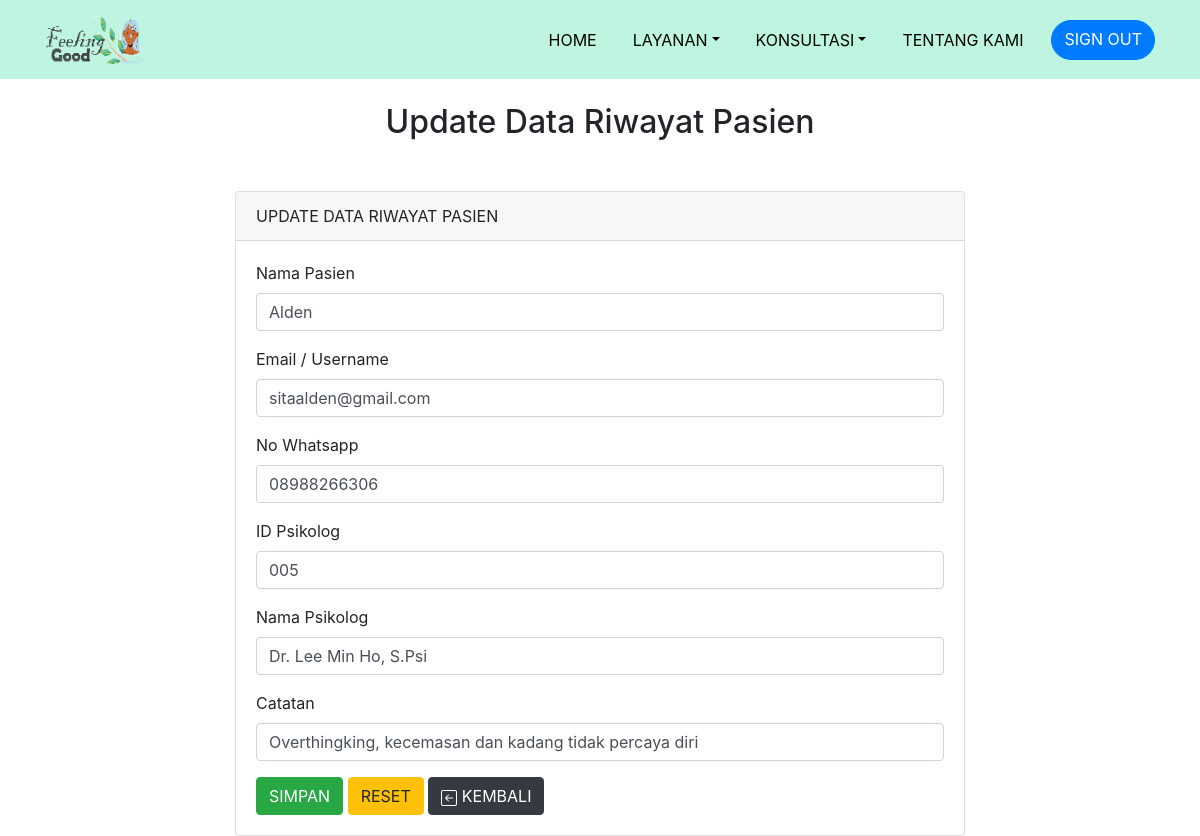
Page /edit_riwayatpasien.php?id=1 on the committed database.
### tables this page shows
CREATE TABLE `pasien` (
  `id_pasien` int(20) NOT NULL,
  `nama_pasien` varchar(20) NOT NULL,
  `username` varchar(30) NOT NULL,
  `no_wa` varchar(15) NOT NULL,
  `id_psikolog` varchar(20) NOT NULL,
  `nama_psikolog` varchar(30) NOT NULL,
  `catatan` text NOT NULL
);

### edit_riwayatpasien.php (the view, shortened to what this page needs)
<?php
include('koneksi.php');
$id = $_GET['id'];
$query = "SELECT * FROM pasien WHERE id_pasien = $id LIMIT 1";
$result = mysqli_query($connection, $query);
$row = mysqli_fetch_array($result) or die (mysqli_error($connection));
?>
<!doctype html>
<html lang="en">
  <head>
    <head>
    <link rel="stylesheet" href="https://stackpath.bootstrapcdn.com/bootstrap/4.4.1/css/bootstrap.min.css">
    <link rel="stylesheet" href="//cdn.datatables.net/1.10.20/css/jquery.dataTables.min.css">
    <link rel="stylesheet" href="style/style.css">
  </head>
  <body>
    <nav class="navbar navbar-expand-lg navbar-light" style="background-color:rgb(189, 245, 225);">
      <div class="container">
        <a class="navbar-brand" href="#"><img src="gambar/logo3.png" alt="FeelingGood" width="100" height="50" class="d-inline-block align-text-top"></a>
       <div class="collapse navbar-collapse justify-content-end" id="navbarNavAltMarkup">
          <div class="navbar-nav ml-auto">
            <a class="nav- item nav-link active" aria-current="page" href="http://localhost/feelingood/img-ngobar/img/home.php">Home</a>
            <li class="nav-item dropdown">
              <a class="nav-link dropdown-toggle" data-bs-toggle="dropdown" href="#" role="button" aria-expanded="false">Layanan</a>
            </li>
            <li class="nav-item dropdown">
              <a class="nav-link dropdown-toggle" data-bs-toggle="dropdown" href="#" role="button" aria-expanded="false">Konsultasi</a>
            </li>
            <a class="nav- item nav-link" href="tentangkami.html">Tentang Kami</a>
            <a class="btn btn-primary tombol" href="http://localhost/feelingood/img-ngobar/img/login.php">Sign Out</a>
          </div>
        </div>
      </div>
    </nav>
    <br>
    <h2 align="center"> Update Data Riwayat Pasien </h2>
    <div class="container" style="margin-top: 50px">
      <div class="row">
        <div class="col-md-8 offset-md-2">
          <div class="card">
            <div class="card-header">
              UPDATE DATA RIWAYAT PASIEN
            </div>
            <div class="card-body">
              <form action="update_riwayatpasien.php" method="POST">
                <div class="form-group">
                  <label>Nama Pasien</label>
                  <input type="text" name="nama_pasien" value="<?php echo $row['nama_pasien'] ?>" class="form-control">
                </div>
                <div class="form-group">
                  <label>Email / Username</label>
                  <input type="text" name="username" value="<?php echo $row['username'] ?>" class="form-control">
                </div>
                <div class="form-group">
                  <label>No Whatsapp</label>
                  <input type="text" name="no_wa" value="<?php echo $row['no_wa'] ?>" class="form-control">
                </div>
                <div class="form-group">
                  <label>ID Psikolog</label>
                  <input type="text" name="id_psikolog" value="<?php echo $row['id_psikolog'] ?>"  class="form-control">
                </div>
                <div class="form-group">
                  <label>Nama Psikolog</label>
                  <input type="text" name="nama_psikolog" value="<?php echo $row['nama_psikolog'] ?>" class="form-control">
                </div>
                <div class="form-group">
                  <label>Catatan</label>
                  <input type="text" name="catatan" value="<?php echo $row['catatan'] ?>" class="form-control">
                </div>
                <button type="submit" class="btn btn-success">SIMPAN</button>
                <button type="reset" class="btn btn-warning">RESET</button>
                <button class="btn btn-dark">   KEMBALI</button></a>
              </form>
            </div>
          </div>
        </div>
      </div>
    </div>
  </body>
</html>

### style/style.css (style rules this page uses)
.tombol { text-transform: uppercase; border-radius: 40px; }
@media (min-width: 992px) { .navbar-brand, .nav-link { color: black !important; text-shadow: 1px 1px 1px rgba(0, 0, 0, alpha) ; } }
@media (min-width: 992px) { .nav-link { text-transform: uppercase; margin-right: 20px; } }

### rows in the picture
pasien: nama_pasien "Alden", username "sitaalden@gmail.com", no_wa "08988266306", id_psikolog "005", nama_psikolog "Dr. Lee Min Ho, S.Psi", catatan "Overthingking, kecemasan dan kadang tidak percaya diri"
